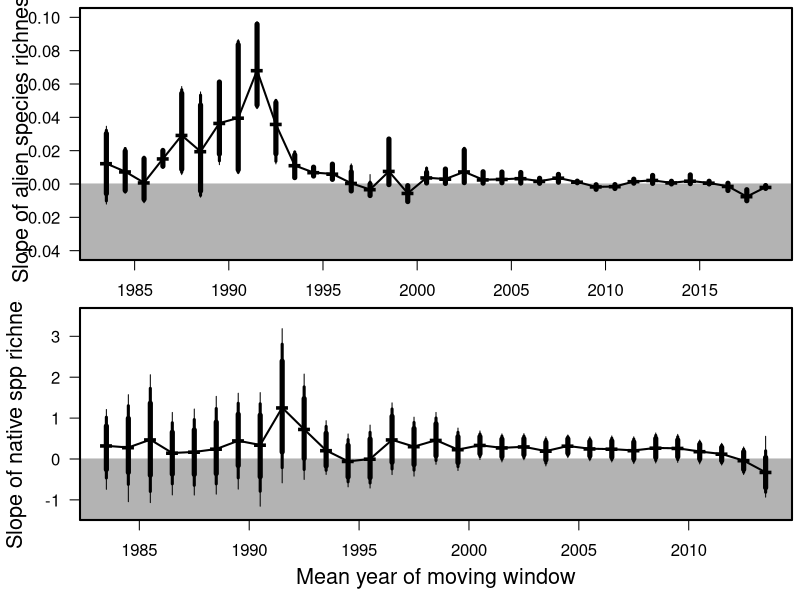
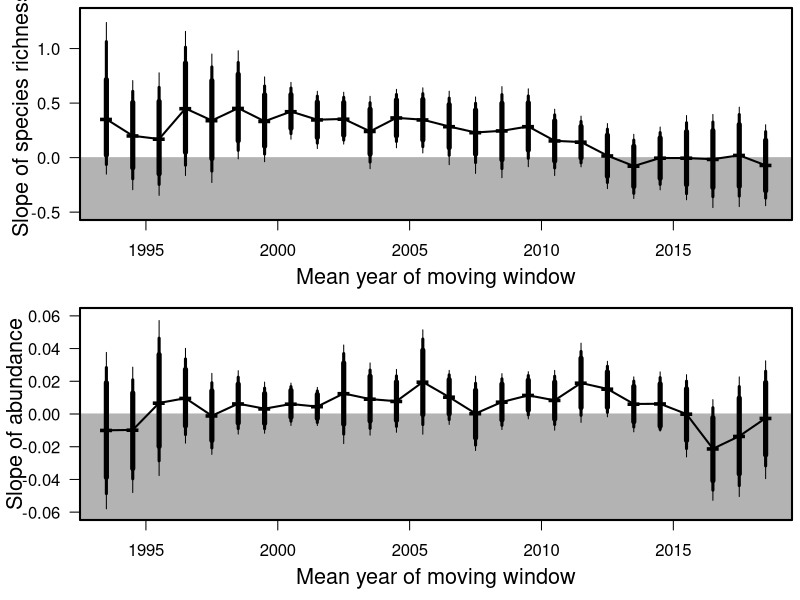

Reproduce these figures in R, in order.
##Set working directory
setwd("C:/Users/ewelti/Desktop/git/EuroAquaticMacroInverts/")

# attach data
MA <- read.csv("outputs/movingAve_YrEsts.csv")
MA$meanYr <- (MA$StartYear+ 4.5)
head(MA)

tiff(filename = "MovingAverages.tiff", width = 11, height = 6, units = 'in', res = 600, compression = 'lzw')
par(mfrow=c(2,1),mar=c(4,4,0.4,0.4))

#plot for spp richness
SR <- subset(MA, Response == "spp_richness")
#select yrs with enough sites to be representative
#SRs <- SR[ which(SR$site_num >=50), ]
SRs <- SR[ which(SR$StartYear >=1989), ]

plot(SRs$Estimate~SRs$meanYr,ylab="", cex=1.5, xlab="", type="n", las=1, ylim=c(-0.5,1.3))#ylim=c(-0.8,2.55))
title(ylab="Slope of species richness", line=2.4,cex.lab=1.3)
title(xlab="Mean year of moving window", line=2.4,cex.lab=1.3)
polygon(x = c(0, 0, 2040, 2040), y = c(-10, 0, 0, -10), col = "grey70",border = "grey70")
box(lwd=2)
points(SRs$Estimate~SRs$meanYr,pch="-", col=1,cex=3)
points(SRs$Estimate~SRs$meanYr,type="l",lwd=2)
arrows(SRs$meanYr, SRs$Q2.5, SRs$meanYr, SRs$Q97.5, length=0.05, angle=90, code=0,lwd=1)
arrows(SRs$meanYr, SRs$Q5, SRs$meanYr, SRs$Q95, length=0.05, angle=90, code=0,lwd=3)
arrows(SRs$meanYr, SRs$Q10, SRs$meanYr, SRs$Q90, length=0.05, angle=90, code=0,lwd=5)

#plot for abundance
SR <- subset(MA, Response == "abundance")
#select yrs with enough sites to be representative
#SRs <- SR[ which(SR$site_num >=50), ]
SRs <- SR[ which(SR$StartYear >=1989), ]

plot(SRs$Estimate~SRs$meanYr,ylab="", cex=1.5, xlab="", type="n", las=1, ylim=c(-0.06,0.06)) #ylim=c(-0.57,0.4))
title(ylab="Slope of abundance", line=2.7,cex.lab=1.3)
title(xlab="Mean year of moving window", line=2.4,cex.lab=1.3)
polygon(x = c(0, 0, 2040, 2040), y = c(-10, 0, 0, -10), col = "grey70",border = "grey70")
box(lwd=2)
points(SRs$Estimate~SRs$meanYr,pch="-", col=1,cex=3)
points(SRs$Estimate~SRs$meanYr,type="l",lwd=2)
arrows(SRs$meanYr, SRs$Q2.5, SRs$meanYr, SRs$Q97.5, length=0.05, angle=90, code=0,lwd=1)
arrows(SRs$meanYr, SRs$Q5, SRs$meanYr, SRs$Q95, length=0.05, angle=90, code=0,lwd=3)
arrows(SRs$meanYr, SRs$Q10, SRs$meanYr, SRs$Q90, length=0.05, angle=90, code=0,lwd=5)

dev.off()


####
#####
par(mfrow=c(2,1),mar=c(2,4,0.4,0.4))

#plot for alien spp richness
SR <- subset(MA, Response == "alien_SppRich")
#select yrs with enough sites to be representative
SRs <- SR[ which(SR$site_num >=50), ]
#SRs <- SR[ which(SR$StartYear >=1989), ]

plot(SRs$Estimate~SRs$meanYr,ylab="", cex=1.5, xlab="", type="n", las=1, ylim=c(-0.04,0.1))
title(ylab="Slope of alien species richness", line=2.4,cex.lab=1.3)
title(xlab="", line=2.4,cex.lab=1.3)
polygon(x = c(0, 0, 2040, 2040), y = c(-10, 0, 0, -10), col = "grey70",border = "grey70")
box(lwd=2)
points(SRs$Estimate~SRs$meanYr,pch="-", col=1,cex=3)
points(SRs$Estimate~SRs$meanYr,type="l",lwd=2)
arrows(SRs$meanYr, SRs$Q2.5, SRs$meanYr, SRs$Q97.5, length=0.05, angle=90, code=0,lwd=1)
arrows(SRs$meanYr, SRs$Q5, SRs$meanYr, SRs$Q95, length=0.05, angle=90, code=0,lwd=3)
arrows(SRs$meanYr, SRs$Q10, SRs$meanYr, SRs$Q90, length=0.05, angle=90, code=0,lwd=5)

par(mar=c(4,4,0.4,0.4))
#plot for SppRich_nativeSpp
SR <- subset(MA, Response == "SppRich_nativeSpp")
#select yrs with enough sites to be representative
SRs <- SR[ which(SR$site_num >=50), ]
#SRs <- SR[ which(SR$StartYear >=1989), ]

plot(SRs$Estimate~SRs$meanYr,ylab="", cex=1.5, xlab="", type="n", las=1, ylim=c(-1.3,3.5)) #ylim=c(-0.57,0.4))
title(ylab="Slope of native spp richness", line=2.7,cex.lab=1.3)
title(xlab="Mean year of moving window", line=2.4,cex.lab=1.3)
polygon(x = c(0, 0, 2040, 2040), y = c(-10, 0, 0, -10), col = "grey70",border = "grey70")
box(lwd=2)
points(SRs$Estimate~SRs$meanYr,pch="-", col=1,cex=3)
points(SRs$Estimate~SRs$meanYr,type="l",lwd=2)
arrows(SRs$meanYr, SRs$Q2.5, SRs$meanYr, SRs$Q97.5, length=0.05, angle=90, code=0,lwd=1)
arrows(SRs$meanYr, SRs$Q5, SRs$meanYr, SRs$Q95, length=0.05, angle=90, code=0,lwd=3)
arrows(SRs$meanYr, SRs$Q10, SRs$meanYr, SRs$Q90, length=0.05, angle=90, code=0,lwd=5)
